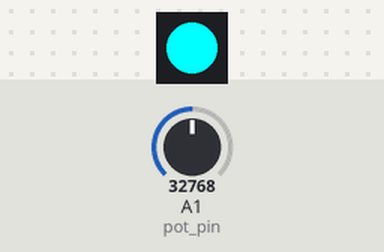
The program below on a simulated CircuitPython board. On the bench: 1 RGB LEDs in strip order, left to right. The inputs (shaded band) are chosen by the test bench; at power-on: A1 (pot_pin) = 32768 (analog values on the 0–65535 scale).

Above: at 1.2 s.
1.3 s: A1 (pot_pin) set to 44343
At 1.9 s:
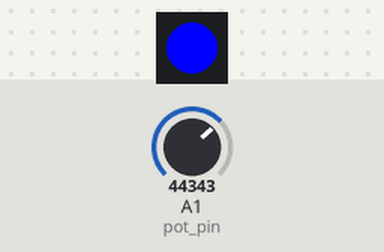
2.8 s: A1 (pot_pin) set to 55265
At 3.5 s:
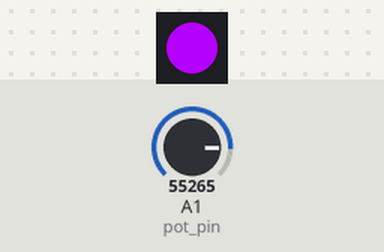
4.3 s: A1 (pot_pin) set to 32111
At 5.1 s:
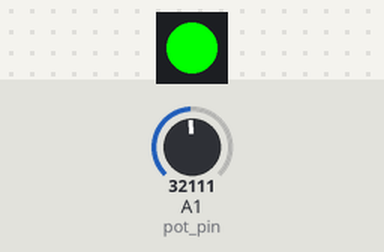
5.8 s: A1 (pot_pin) set to 21189
At 6.7 s:
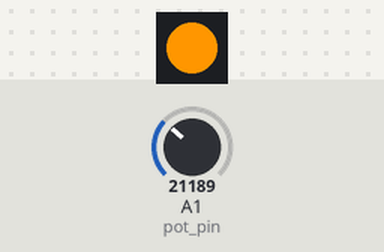
7.3 s: A1 (pot_pin) set to 10267
At 7.6 s:
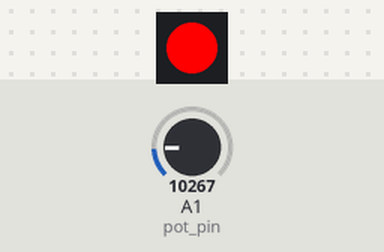
8.8 s: A1 (pot_pin) set to 11577
At 9.2 s:
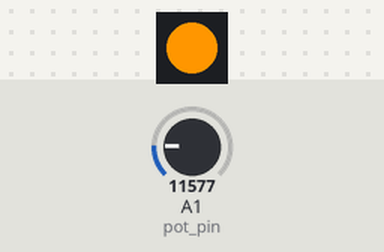
Timing chart, 0 to 11.3 s (numbered marks = the images above; inputs shaded):
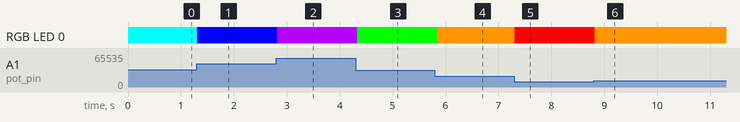

The program:

rainbow_chooser.py
```python
import board
import analogio
import neopixel
import time

# Define colors
RED = (255, 0, 0)
YELLOW = (255, 150, 0)
GREEN = (0, 255, 0)
CYAN = (0, 255, 255)
BLUE = (0, 0, 255)
PURPLE = (180, 0, 255)

# Initialize potentiometer and NeoPixel
pot_pin = analogio.AnalogIn(board.A1)  # Replace A1 with the correct pin
pixels = neopixel.NeoPixel(board.NEOPIXEL, 1)  # Adjust the number of pixels if needed

while True:
    pot_value = pot_pin.value  # Read analog value
    if pot_value < 10922:  # 65535 / 6 (number of colors)
        pixels.fill(RED)
    elif 10922 <= pot_value < 21844:
        pixels.fill(YELLOW)
    elif 21844 <= pot_value < 32766:
        pixels.fill(GREEN)
    elif 32766 <= pot_value < 43688:
        pixels.fill(CYAN)
    elif 43688 <= pot_value < 54610:
        pixels.fill(BLUE)
    else:
        pixels.fill(PURPLE)
    pixels.show()
    time.sleep(0.05)


    
```

Measured:
- after the input at 1.3 s, RGB LED 0: RGB(0, 255, 255) → RGB(0, 0, 255) at once
- after the input at 2.8 s, RGB LED 0: RGB(0, 0, 255) → RGB(180, 0, 255) at once
- after the input at 4.3 s, RGB LED 0: RGB(180, 0, 255) → RGB(0, 255, 0) at once
- after the input at 5.8 s, RGB LED 0: RGB(0, 255, 0) → RGB(255, 150, 0) after 0.05 s
- after the input at 7.3 s, RGB LED 0: RGB(255, 150, 0) → RGB(255, 0, 0) at once
- after the input at 8.8 s, RGB LED 0: RGB(255, 0, 0) → RGB(255, 150, 0) at once
